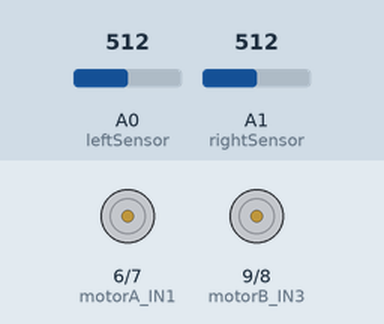
Simulated run of this sketch. Board: Arduino Uno, built with avr-gcc and run on an emulated ATmega328P. Shown: motor-driver pin pairs drawn as motors (green arrow = first pin HIGH = forward, orange = second pin HIGH = backward, longer = more drive, scaled by the enable pin). The test bench sets the inputs (shaded band); at power-on: A0 (leftSensor) = 512, A1 (rightSensor) = 512. What the sketch prints to the serial monitor is not drawn.

Above: at 1.2 s.
1.3 s: A0 (leftSensor) set to 111
2.8 s: A0 (leftSensor) set to 91
At 3.7 s:
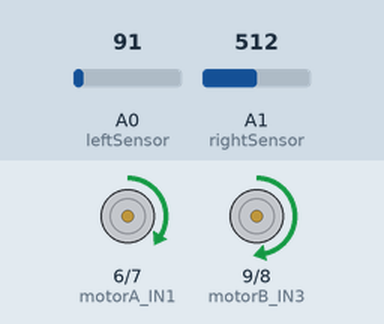
4.3 s: A0 (leftSensor) set to 110
At 4.8 s:
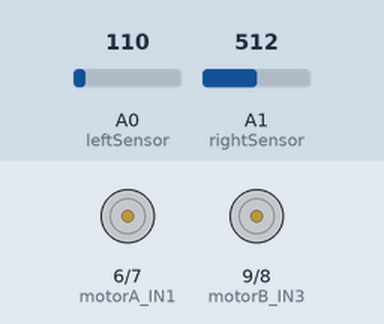
5.8 s: A1 (rightSensor) set to 106
7.3 s: A1 (rightSensor) set to 88
At 8.3 s:
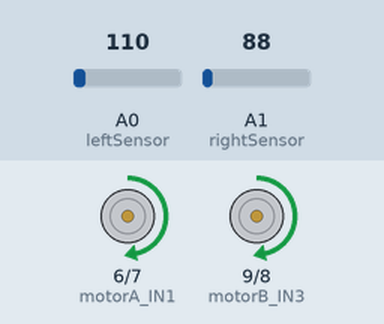
8.8 s: A1 (rightSensor) set to 110
At 9.4 s:
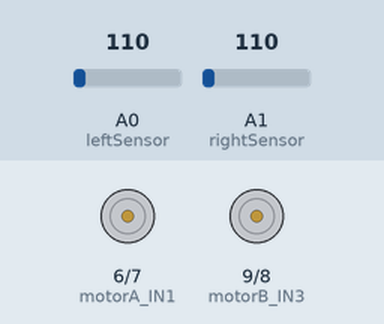
Timing chart, 0 to 11.3 s (numbered marks = the images above; inputs shaded):
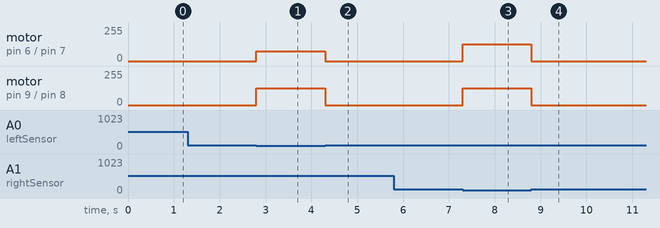

Measured:
- the behaviour switches between 100 and 99 on A0 (leftSensor) (found by bisection; images 0 and 1)
- the behaviour switches between 100 and 99 on A1 (rightSensor) (found by bisection; images 2 and 3)
- after the input at 1.3 s, every drawn part: stays the same
- after the input at 2.8 s, motor on pin 6 (motorA_IN1) / pin 7 (motorA_IN2): stopped → forward 75/255 at once; motor on pin 9 (motorB_IN3) / pin 8 (motorB_IN4): stopped → forward 125/255 at once
- after the input at 4.3 s, motor on pin 6 (motorA_IN1) / pin 7 (motorA_IN2): forward 75/255 → stopped at once; motor on pin 9 (motorB_IN3) / pin 8 (motorB_IN4): forward 125/255 → stopped at once
- after the input at 5.8 s, every drawn part: stays the same
- after the input at 7.3 s, motor on pin 6 (motorA_IN1) / pin 7 (motorA_IN2), motor on pin 9 (motorB_IN3) / pin 8 (motorB_IN4): stopped → forward 125/255 at once
- after the input at 8.8 s, motor on pin 6 (motorA_IN1) / pin 7 (motorA_IN2), motor on pin 9 (motorB_IN3) / pin 8 (motorB_IN4): forward 125/255 → stopped at once

The sketch:

LineFollowerRobot.ino
```cpp
// Name       : Darian
// Surname    : Vergotine
// Student No : 162 502 118
// Task type  : IROB ISAT FINAL

#include "config.h"

// Motor control pins (L298N)
const int motorA_IN1 = 6;    // Motor A input 1
const int motorA_IN2 = 7;    // Motor A input 2
const int motorA_EN = 5;    // Motor A enable (PWM)

const int motorB_IN3 = 9;   // Motor B input 3
const int motorB_IN4 = 8;   // Motor B input 4
const int motorB_EN = 10;     // Motor B enable (PWM)

// Sensor pins
const int leftSensor = A0;
const int rightSensor = A1;

// Variables for sensor readings
int leftValue = 0;
int rightValue = 0;
bool leftDetected = false;
bool rightDetected = false;

void setup() {
  // Initialize motor pins as outputs
  pinMode(motorA_IN1, OUTPUT);
  pinMode(motorA_IN2, OUTPUT);
  pinMode(motorA_EN, OUTPUT);

  pinMode(motorB_IN3, OUTPUT);
  pinMode(motorB_IN4, OUTPUT);
  pinMode(motorB_EN, OUTPUT);

  // Initialize sensor pins as inputs
  pinMode(leftSensor, INPUT);
  pinMode(rightSensor, INPUT);

  // Serial communication for debugging
  Serial.begin(9600);
  Serial.println("Line Follower Robot Initialized");
  Serial.println("================================");
}

void loop() {
  // Read sensor values
  readSensors();

  // Determine line position and control motors
  followLine();

  // Debug output (can be disabled)
  if (DEBUG_MODE) {
    printDebugInfo();
  }
}

/*
 * Reads both IR sensors and determines if they detect the black line.
 * Sensor values range from 0-1023 (0 = dark/on line, 1023 = light/off line)
 */
void readSensors() {
  leftValue = analogRead(leftSensor);
  rightValue = analogRead(rightSensor);

  // Detect line based on threshold
  leftDetected = (leftValue < SENSOR_THRESHOLD);
  rightDetected = (rightValue < SENSOR_THRESHOLD);
}

/*
 * Main line-following logic using PD control
 *
 * Sensor states:
 * - Left ON, Right ON   -> Move forward (line centered)
 * - Left ON, Right OFF  -> Turn left
 * - Left OFF, Right ON  -> Turn right
 * - Left OFF, Right OFF -> Emergency stop (lost line)
 */
void followLine() {
  if (leftDetected && rightDetected) {
    // Line is centered - move forward
    moveForward(BASE_SPEED);
  }
  else if (leftDetected && !rightDetected) {
    // Robot drifted right - turn left
    turnLeft(BASE_SPEED);
  }
  else if (!leftDetected && rightDetected) {
    // Robot drifted left - turn right
    turnRight(BASE_SPEED);
  }
  else {
    // Line lost - stop and wait
    stopMotors();
    if (DEBUG_MODE) {
      Serial.println("WARNING: Line lost!");
    }
  }
}

/*
 * Move robot forward at specified speed (0-255)
 */
void moveForward(int speed) {
  // Motor A - forward
  digitalWrite(motorA_IN1, HIGH);
  digitalWrite(motorA_IN2, LOW);
  analogWrite(motorA_EN, speed);

  // Motor B - forward
  digitalWrite(motorB_IN3, HIGH);
  digitalWrite(motorB_IN4, LOW);
  analogWrite(motorB_EN, speed);
}

/*
 * Move robot backward at specified speed (0-255)
 */
void moveBackward(int speed) {
  // Motor A - backward
  digitalWrite(motorA_IN1, LOW);
  digitalWrite(motorA_IN2, HIGH);
  analogWrite(motorA_EN, speed);

  // Motor B - backward
  digitalWrite(motorB_IN3, LOW);
  digitalWrite(motorB_IN4, HIGH);
  analogWrite(motorB_EN, speed);
}

/*
 * Turn left by reducing left motor speed
 */
void turnLeft(int speed) {
  // Motor A - slower or stopped
  digitalWrite(motorA_IN1, HIGH);
  digitalWrite(motorA_IN2, LOW);
  analogWrite(motorA_EN, speed * TURN_FACTOR);

  // Motor B - full speed
  digitalWrite(motorB_IN3, HIGH);
  digitalWrite(motorB_IN4, LOW);
  analogWrite(motorB_EN, speed);
}

/*
 * Turn right by reducing right motor speed
 */
void turnRight(int speed) {
  // Motor A - full speed
  digitalWrite(motorA_IN1, HIGH);
  digitalWrite(motorA_IN2, LOW);
  analogWrite(motorA_EN, speed);

  // Motor B - slower or stopped
  digitalWrite(motorB_IN3, HIGH);
  digitalWrite(motorB_IN4, LOW);
  analogWrite(motorB_EN, speed * TURN_FACTOR);
}

/*
 * Stop all motors
 */
void stopMotors() {
  analogWrite(motorA_EN, 0);
  analogWrite(motorB_EN, 0);
}

/*
 * Print debug information to serial monitor
 */
void printDebugInfo() {
  static unsigned long lastPrint = 0;
  if (millis() - lastPrint > 500) {  // Print every 500ms
    Serial.print("L:");
    Serial.print(leftValue);
    Serial.print(" R:");
    Serial.print(rightValue);
    Serial.print(" | ");
    Serial.print(leftDetected ? "L_ON " : "L_OFF ");
    Serial.println(rightDetected ? "R_ON" : "R_OFF");
    lastPrint = millis();
  }
}
```

config.h
```cpp
/*
 * Line Follower Robot - Configuration Header
 *
 * Adjust these values to fine-tune robot behavior for your specific setup.
 */

#ifndef CONFIG_H
#define CONFIG_H

// ============================================
// SENSOR CONFIGURATION
// ============================================

/*
 * SENSOR_THRESHOLD: The analog value below which a sensor is considered
 * to be detecting the black line.
 *
 * Typical values:
 * - White surface: ~900-1023
 * - Black line: ~0-100
 * - Recommended threshold: 500 (middle point)
 *
 */
#define SENSOR_THRESHOLD 100

// ============================================
// MOTOR CONFIGURATION
// ============================================

/*
 * BASE_SPEED: Default speed for forward motion (0-255)
 *
 * Start with 150-200 for stable line following.
 * Higher values = faster but may overshoot line.
 * Lower values = slower but more stable.
 */
#define BASE_SPEED 125

/*
 * TURN_FACTOR: Multiplier for turn speed relative to base speed (0.0-1.0)
 *
 * When turning, the inner motor runs at BASE_SPEED * TURN_FACTOR.
 * Lower values = sharper turns, more responsive
 * Higher values = gentler turns, smoother movement
 *
 * Recommended: 0.5-0.7
 */
#define TURN_FACTOR 0.6

// ============================================
// DEBUG CONFIGURATION
// ============================================

/*
 * DEBUG_MODE: Enable serial debugging output
 *
 * When enabled, sensor values and status are printed every 500ms.
 * Disable for faster operation or to reduce serial communication overhead.
 */
#define DEBUG_MODE 0

#endif // CONFIG_H
```
